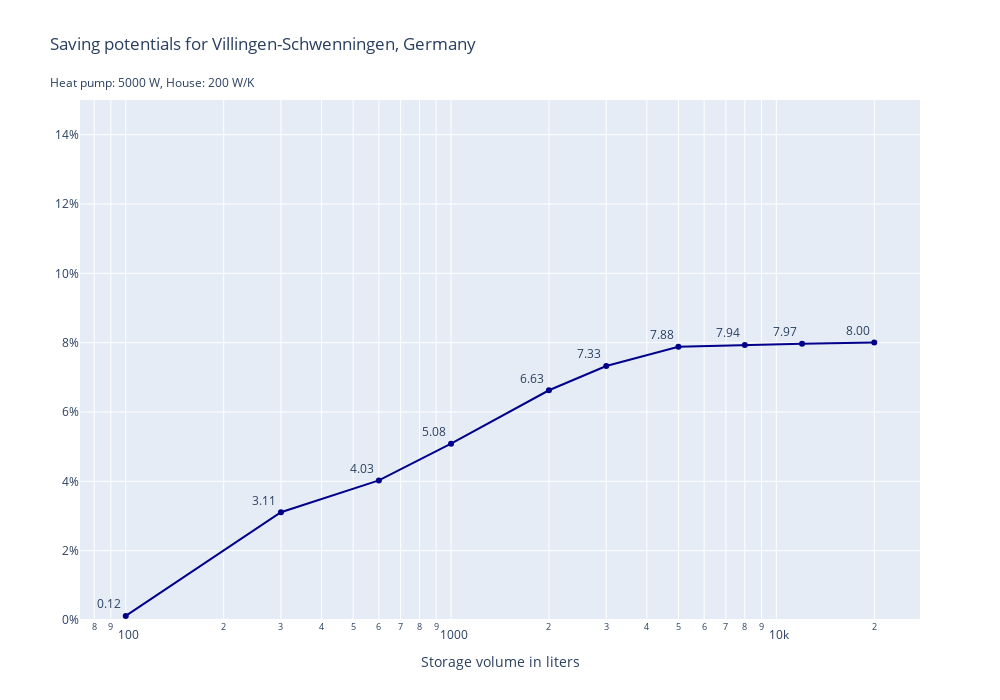

Source (notebook cell):
### Code cell
for loc in ['Villingen-Schwenningen']:
    print('location: ', loc)

    savings = pd.DataFrame(columns=['hp_power', '350', '200', '150'], dtype=object)
    savings.loc[0, 'hp_power'] = 5000
    print(savings.columns)
    for house in [(200, 40)]:
        #print('house: ', house)
        idx = 0

        for heat_pump_power in [5000]:
            #print('hp_power: ', heat_pump_power)

            savings_list = []
            for vol in storage_volumes:
                #print('vol', vol)
                if os.path.isdir(f"results/{loc}"):
                    if os.path.isdir(f"results/{loc}/vol_{int(vol[0])},pow_{int(heat_pump_power)},en_{int(house[0])}"):
                        #print('exists')
                        data = pd.read_csv(
                            f"results/{loc}/vol_{int(vol[0])},pow_{int(heat_pump_power)},en_{int(house[0])}/data_ad_{loc},vol_{int(vol[0])},pow_{int(heat_pump_power)},en_{int(house[0])}.csv",
                            sep=';')
                        save = (1 - data.P_e_opt.sum() / data.energy_needed_elec.sum()) * 100
                        savings_list.append(save)

            if savings_list:
                savings.at[idx, str(house[0])] = savings_list
            idx += 1

    #print(savings)

    savings.dropna(inplace=True, how='all', axis=1)
    savings.dropna(inplace=True, how='any', axis=0)
    savings.reset_index(inplace=True, drop=True)
    #fig = make_subplots(savings.shape[0], savings.shape[1] - 1, x_title='Storage volume in liters', subplot_titles=([f'House: {x} W' for x in savings.columns[1:]]), horizontal_spacing=0.05, vertical_spacing=0.05, shared_yaxes=True)

    fig = go.Figure()

    fig.update_layout(showlegend=False)

    fig.add_trace(go.Scatter(x=vols, y=savings.iloc[0, 1], marker=dict(color='darkblue', ),text=["%.2f" % member for member in savings.iloc[0,1]],textposition = 'top left', mode='lines+markers+text'))

    #fig['layout']['yaxis']['title'] = f'Heat pump: {savings.hp_power[0]} W'
    fig['layout']['yaxis']['ticksuffix'] = '%'

    fig.update_layout(height=700 * savings.shape[0], width=1000 * (savings.shape[1] - 1))  # showlegend = False )
    fig.update_yaxes(range=[0, 15])
    fig.update_xaxes(title='Storage volume in liters', type="log")#range=[-300, 21000]
    fig.update_layout(
        title=go.layout.Title(
            text=f"Saving potentials for {loc}, Germany <br><br><sup>Heat pump: {savings.hp_power[0]} W, House: {savings.columns[1]} W/K</sup>"))
    fig.write_html(f'thesis_img/{loc}_single_log.html')
    #fig.write_image(f'thesis_img/{loc}.png')
    fig.show()

### Figure 1 — Plotly figure (JSON) as saved in the notebook; plotly's stock layout.template omitted (floating-point values rounded to 4 significant figures)
{"data": [{"marker": {"color": "darkblue"}, "mode": "lines+markers+text", "text": ["0.12", "3.11", "4.03", "5.08", "6.63", "7.33", "7.88", "7.94", "7.97", "8.00"], "textposition": "top left", "x": [100, 300, 600, 1000, 2000, 3000, 5000, 8000, 12000, 20000], "y": [0.1189, 3.108, 4.027, 5.084, 6.627, 7.327, 7.881, 7.935, 7.972, 8.004], "type": "scatter"}], "layout": {"showlegend": false, "yaxis": {"ticksuffix": "%", "range": [0, 15]}, "height": 700, "width": 1000, "xaxis": {"title": {"text": "Storage volume in liters"}, "type": "log"}, "title": {"text": "Saving potentials for Villingen-Schwenningen, Germany <br><br><sup>Heat pump: 5000 W, House: 200 W/K</sup>"}}}
